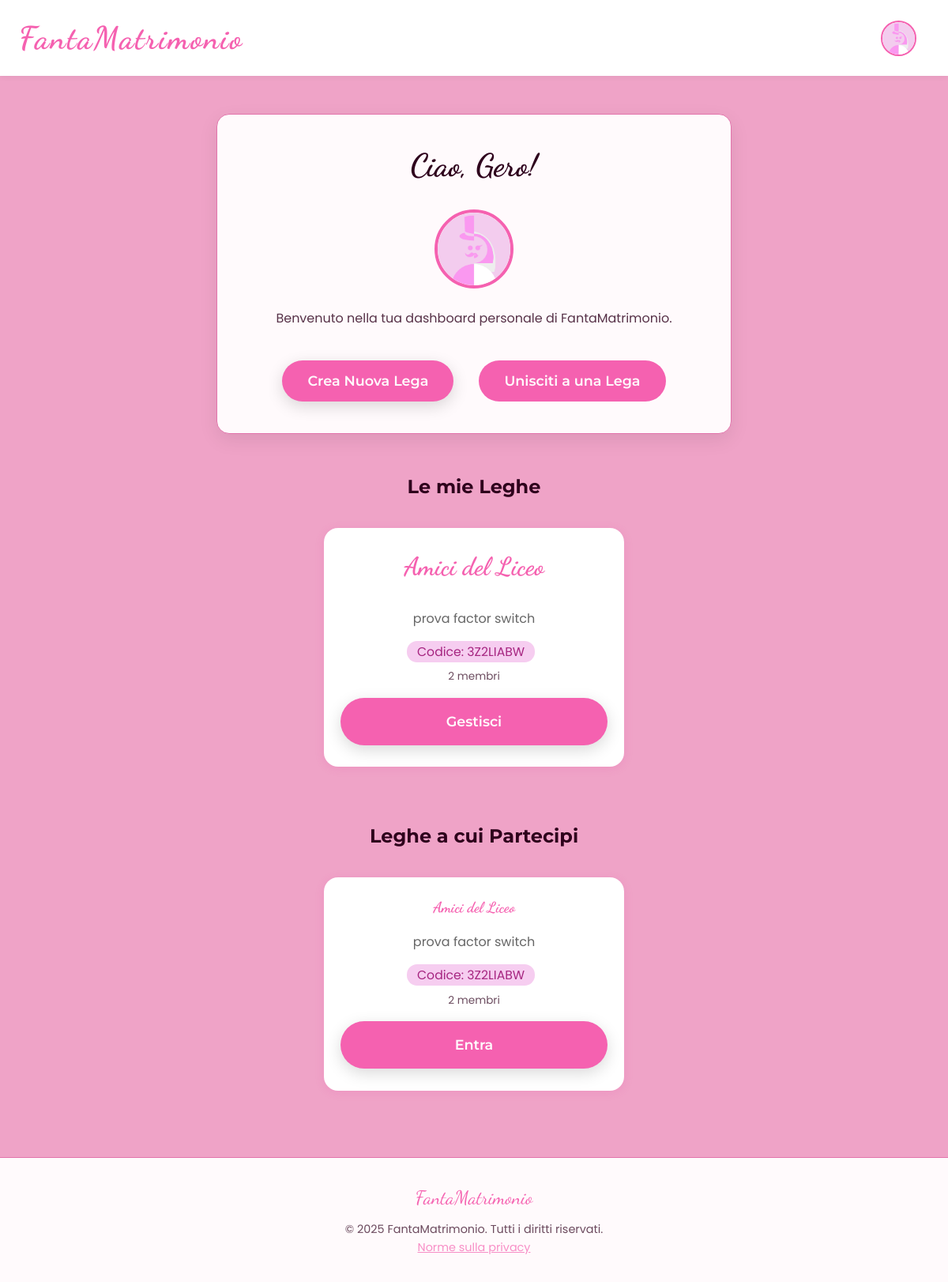
The page /dashboard (signed in) on the database its author committed.
### app.py (models this page shows, shortened)
class User(db.Model):
    id = db.Column(db.Integer, primary_key=True)
    username = db.Column(db.String(120), unique=True, nullable=False)
    email = db.Column(db.String(120), unique=True)
    password_hash = db.Column(db.String(255))
    avatar = db.Column(db.String(255), default="default.png")
    provider = db.Column(db.String(16), default="local")
    created_at = db.Column(db.DateTime, default=datetime.utcnow)
    is_verified = db.Column(db.Boolean, default=False)
    email_token = db.Column(db.String(128))
    owned_leagues = db.relationship('League', backref='owner', lazy=True, foreign_keys='League.owner_id')
    memberships = db.relationship('LeagueMember', back_populates='user', lazy=True)
    votes = db.relationship('FactorVote', backref='voter', lazy=True)
    reset_token = db.Column(db.String(100), unique=True)
    reset_token_expiry = db.Column(db.DateTime)
    questionnaire_completed = db.Column(db.Boolean, default=False)
    marriage_score = db.Column(db.Integer, default=0)
    age = db.Column(db.Integer)
    gender = db.Column(db.String(20), default="Altro")  # AGGIUNGI QUESTA RIGA
    employment_status = db.Column(db.String(100))
    longest_relationship = db.Column(db.Integer)  # In mesi
    num_relationships = db.Column(db.Integer)
    current_status = db.Column(db.String(50))
    has_cheated = db.Column(db.Boolean)
    would_cheat = db.Column(db.String(50))
    marriage_idea = db.Column(db.Text)
    wants_children = db.Column(db.Integer)
    living_together = db.Column(db.String(50))
    commitment_level = db.Column(db.Integer)

class League(db.Model):
    id = db.Column(db.Integer, primary_key=True)
    name = db.Column(db.String(200), nullable=False)
    description = db.Column(db.Text)
    code = db.Column(db.String(8), unique=True, nullable=False)
    owner_id = db.Column(db.Integer, db.ForeignKey('user.id'), nullable=False)
    created_at = db.Column(db.DateTime, default=datetime.utcnow)
    is_active = db.Column(db.Boolean, default=True)
    members = db.relationship('LeagueMember', backref='league', lazy=True, cascade='all, delete-orphan')
    factors = db.relationship('Factor', backref='league', lazy=True, cascade='all, delete-orphan')
    password_hash = db.Column(db.String(128), nullable=True)

### app.py (the view)
@app.route("/dashboard")
def dashboard():
    if 'user_id' not in session:
        flash("Effettua prima il login", "warning")
        return redirect(url_for("login"))
    user = User.query.get(session['user_id'])
    if not user.questionnaire_completed:
        return redirect(url_for("questionnaire"))
    if 'expelled_from' in session:
        league_name = session.pop('expelled_from')
        flash(f"Sei stato espulso dalla lega '{league_name}' dall'amministratore", "danger")
    owned_leagues = League.query.filter_by(owner_id=user.id).all()
    memberships = LeagueMember.query.filter_by(user_id=user.id).all()
    joined_leagues = [m.league for m in memberships]
    return render_template("dashboard.html",
                         user=user,
                         owned_leagues=owned_leagues,
                         joined_leagues=joined_leagues,
                         marriage_score=user.marriage_score)

### app.py (called while the page is built)
@app.context_processor
def inject_now():
    return {'now': datetime.utcnow()}

@app.context_processor
def inject_cache_buster():
    return {'cache_bust': int(time.time())}

### templates/dashboard.html (shortened to what this page needs)
{% extends "base.html" %}
{% block content %}
<div style="max-width: 700px; margin: 3rem auto; padding: 0 1.5rem;">
  <div class="card" style="text-align: center;">
    <h2 style="margin-bottom: 1rem;">Ciao, {{ user.username }}!</h2>
    <img src="{% if user.avatar.startswith('http') %}
             {{ user.avatar }}
           {% else %}
             {{ url_for('static', filename=user.avatar or 'default.png') }}
           {% endif %}"
     alt="Avatar"
     style="width: 100px; height: 100px; border-radius: 50%; margin: 1.5rem auto; display: block; border: 4px solid var(--primary); object-fit: cover;">
    <p style="margin-bottom: 2rem; opacity: 0.8;">Benvenuto nella tua dashboard personale di FantaMatrimonio.</p>
    <div style="display: flex; gap: 1rem; justify-content: center; flex-wrap: wrap;">
      <a href="{{ url_for('create_league') }}" class="btn btn-primary">Crea Nuova Lega</a>
      <a href="{{ url_for('join_league') }}" class="btn btn-secondary">Unisciti a una Lega</a>
    </div>
  </div>
</div>
 {% if owned_leagues %}
  <h3 style="font-family: 'Montserrat', sans-serif; font-size: 1.5rem; margin: 3rem 0 1.5rem 0; color: var(--foreground); text-align: center;">
    Le mie Leghe
  </h3>
  <div class="league-list">
    {% for league in owned_leagues %}
    <div class="card-league">
      <h1 style="text-align: center; color: var(--primary); margin-bottom: 0.85em;">
        {{ league.name }}
      </h1>
      <p style="text-align: center; color: #666; margin: 0.5rem 0;">
        {{ league.description or 'Nessuna descrizione disponibile' }}
      </p>
      <div class="league-info-row" style="text-align: center; margin: 1rem 0;">
        <span class="badge">Codice: {{ league.code }}</span>
        <span style="display: block; margin-top: 0.5rem; font-size: 0.85rem; opacity: 0.7;">
          {{ league.members|length }} membri
        </span>
      </div>
      <a href="{{ url_for('league_detail', league_id=league.id) }}"
         class="btn btn-primary"
         style="width: 100%; display: block; text-align: center; margin-top: 1rem; text-decoration: none;">
        Gestisci
      </a>
    </div>
    {% endfor %}
  </div>
  {% endif %}
  {% if joined_leagues %}
  <h3 style="font-family: 'Montserrat', sans-serif; font-size: 1.5rem; margin: 3rem 0 1.5rem 0; color: var(--foreground); text-align: center;">
    Leghe a cui Partecipi
  </h3>
  <div class="league-list">
    {% for league in joined_leagues %}
    <div class="card-league">
      <h3 style="text-align: center; color: var(--primary); margin-bottom: 0.85em;">
        {{ league.name }}
      </h3>
      <p style="text-align: center; color: #666; margin: 0.5rem 0;">
        {{ league.description or 'Nessuna descrizione disponibile' }}
      </p>
      <div class="league-info-row" style="text-align: center; margin: 1rem 0;">
        <span class="badge">Codice: {{ league.code }}</span>
        <span style="display: block; margin-top: 0.5rem; font-size: 0.85rem; opacity: 0.7;">
          {{ league.members|length }} membri
        </span>
      </div>
      <a href="{{ url_for('league_detail', league_id=league.id) }}"
         class="btn btn-primary"
         style="width: 100%; display: block; text-align: center; margin-top: 1rem; text-decoration: none;">
        Entra
      </a>
    </div>
    {% endfor %}
  </div>
  {% endif %}
{% endblock %}

### templates/base.html (shortened to what this page needs)
<!DOCTYPE html>
<html lang="it">
<head>
 <link rel="stylesheet" href="{{ url_for('static', filename='fanta.css') }}?v={{ cache_bust }}">
</head>
<body>
  <nav class="navbar">
  <a href="{{ url_for('home') }}" class="brand-logo">FantaMatrimonio</a>
  {% if session.get('user_id') %}
    <div class="dropdown">
      <div id="profileDropdown" onclick="toggleDropdown();return false;" style="cursor: pointer;">
        <img src="{% if session.get('avatar') and session['avatar'].startswith('http') %}
               {{ session['avatar'] }}
             {% else %}
               {{ url_for('static', filename=session.get('avatar', 'default.png')) }}
             {% endif %}"
             alt="Avatar"
             class="navbar-avatar">
      </div>
    </div>
  {% else %}
    <div class="navbar-buttons">
      <br>
      <a href="{{ url_for('login') }}" class="btn btn-secondary">Login</a>
      <a href="{{ url_for('register') }}" class="btn btn-primary">Registrati</a>
    </div>
  {% endif %}
</nav>
  {% block content %}
  {% endblock %}
  <footer style="background: var(--card); border-top: 1px solid var(--border); padding: 2rem; text-align: center; margin-top: 4rem;">
  <p style="font-family: 'Dancing Script', cursive; font-size: 1.5rem; color: var(--primary); margin-bottom: 0.5rem;">
    FantaMatrimonio
  </p>
  <p style="font-size: 0.9rem; opacity: 0.7;">
    &copy; 2025 FantaMatrimonio. Tutti i diritti riservati.<br>
    <a href="{{ url_for('privacy_policy') }}" style="color: var(--primary); text-decoration: underline;">Norme sulla privacy</a>
  </p>
</footer>
</body>
</html>

### rows shown on the page
User: username "Gero", avatar (placeholder picture)
League: name "Amici del Liceo", description "prova factor switch", code "3Z2LIABW", members|length "2"
